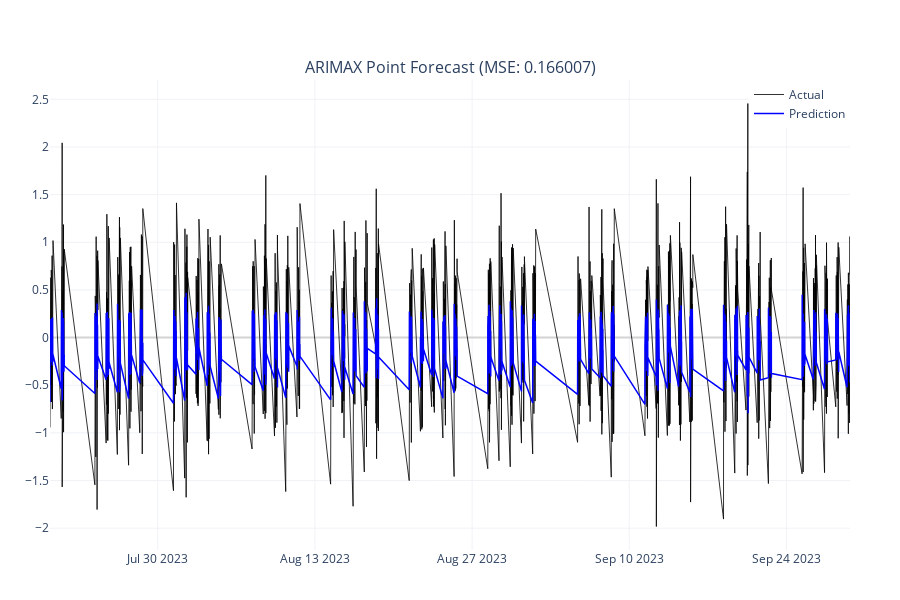

Notebook source saved alongside this figure:
### Code cell
#PLOT RESULTS
fig = make_subplots(rows=1, cols=1, subplot_titles=[f"ARIMAX Point Forecast (MSE: {mse_test:.6f})"])
fig.add_trace(go.Scatter(x=test_data.index[-len(test_diff):], y=test_diff, name="Actual", line=dict(color='black', width=1), opacity=0.8), row=1, col=1)
fig.add_trace(go.Scatter(x=test_data.index[-len(test_diff):], y=test_forecast, name="Prediction", line=dict(color='blue', width=1.5)), row=1, col=1)
fig.update_layout(template="plotly_white", height=600, showlegend=True, legend=dict(orientation="v", yanchor="top", y=1, xanchor="right", x=1), margin=dict(l=50, r=50, t=80, b=50))
fig.update_xaxes(showgrid=True, gridwidth=1, gridcolor='#f0f2f6', tickformat='%b %d %Y')
fig.update_yaxes(showgrid=True, gridwidth=1, gridcolor='#f0f2f6', zeroline=True, zerolinecolor='lightgrey')
fig.show()

### Figure 1 — Plotly figure (JSON) as saved in the notebook; plotly's stock layout.template omitted (floating-point values rounded to 4 significant figures; data arrays with more than 128 entries replaced by an {"elided": "..."} marker saying what was removed)
{"data": [{"line": {"color": "black", "width": 1}, "name": "Actual", "opacity": 0.8, "type": "scatter", "x": {"elided": "3978 str values"}, "xaxis": "x", "y": {"elided": "3978 float values"}, "yaxis": "y"}, {"line": {"color": "blue", "width": 1.5}, "name": "Prediction", "type": "scatter", "x": {"elided": "3978 str values"}, "xaxis": "x", "y": {"elided": "3978 float values"}, "yaxis": "y"}], "layout": {"annotations": [{"font": {"size": 16}, "showarrow": false, "text": "ARIMAX Point Forecast (MSE: 0.166007)", "x": 0.5, "xanchor": "center", "xref": "paper", "y": 1, "yanchor": "bottom", "yref": "paper"}], "height": 600, "legend": {"orientation": "v", "x": 1, "xanchor": "right", "y": 1, "yanchor": "top"}, "margin": {"b": 50, "l": 50, "r": 50, "t": 80}, "showlegend": true, "xaxis": {"anchor": "y", "domain": [0, 1], "gridcolor": "#f0f2f6", "gridwidth": 1, "showgrid": true, "tickformat": "%b %d %Y"}, "yaxis": {"anchor": "x", "domain": [0, 1], "gridcolor": "#f0f2f6", "gridwidth": 1, "showgrid": true, "zeroline": true, "zerolinecolor": "lightgrey"}}}
